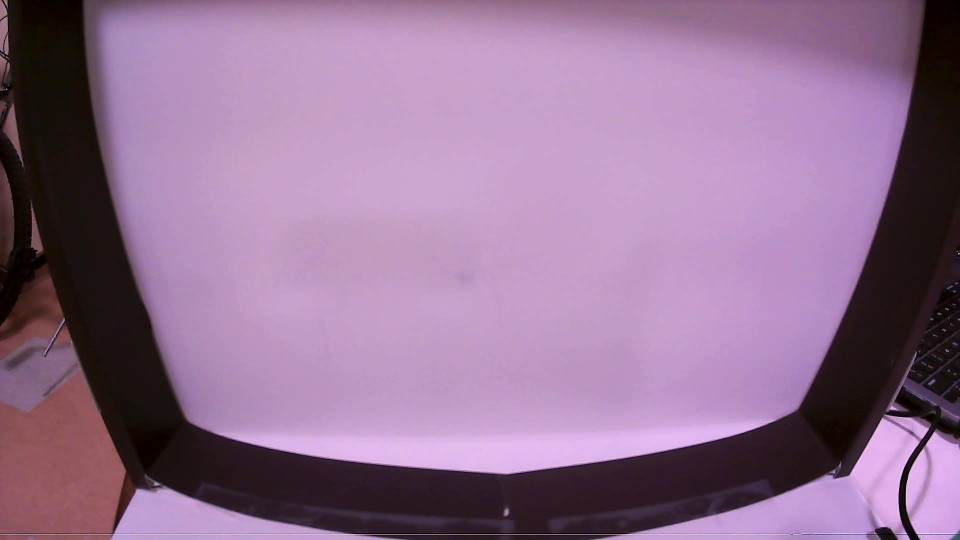
#> input picture backend/picture.jpg, 1920 x 1080 px (shown at 1/2 size)
$ python -i picture.py   (imports and definitions only)
#> lines starting #> are read from the running program, lines starting #| are printed output that depends on the picture; after the words box and inside, x2 and y2 are one past the last pixel; in counts of white or black regions, pixels touching at a corner belong together
import cv2

def getHeight(image_path):
    # Load the image
#> called with image_path = 'picture.jpg'
    image = cv2.imread(image_path)
#> image is the input picture: shape (1080, 1920, 3); mean B, G, R 146.7, 114, 146.8
    print(image.shape)
#| (1080, 1920, 3)
    # Resize the image to reduce processing time, maintain aspect ratio
    scale_percent = 50  # percent of original size
    width = int(image.shape[1] * scale_percent / 100)
#> width = 960
    height = int(image.shape[0] * scale_percent / 100)
#> height = 540
    dim = (width, height)
#> dim = (960, 540)
    resized = cv2.resize(image, dim, interpolation = cv2.INTER_AREA)
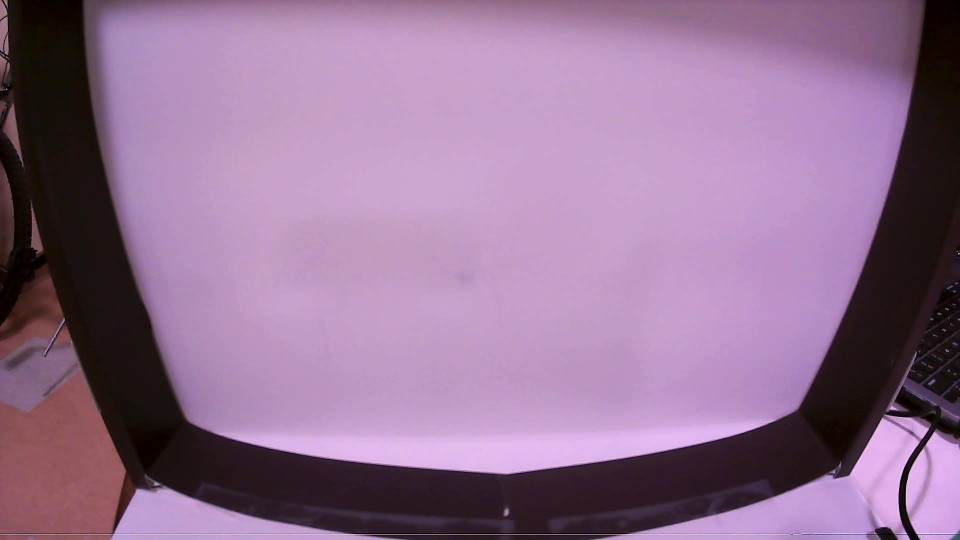
#> resized: shape (540, 960, 3); mean B, G, R 146.8, 114.1, 146.9

    # Convert to grayscale
    gray = cv2.cvtColor(resized, cv2.COLOR_BGR2GRAY)
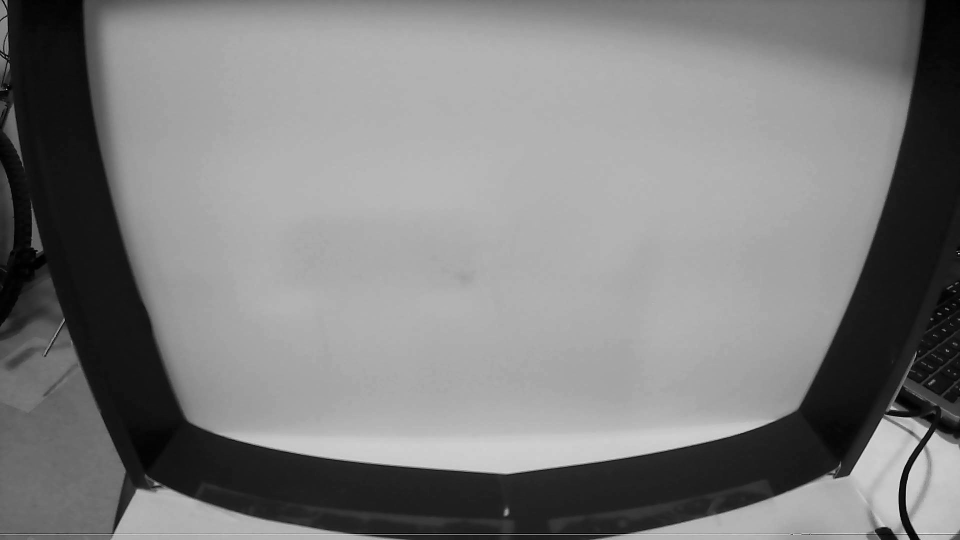
#> gray: shape (540, 960); min 0, max 223, mean 127.7
    # gray = cv2.cvtColor(image, cv2.COLOR_BGR2GRAY)

    # Edge detection
    edged = cv2.Canny(gray, 50, 150)
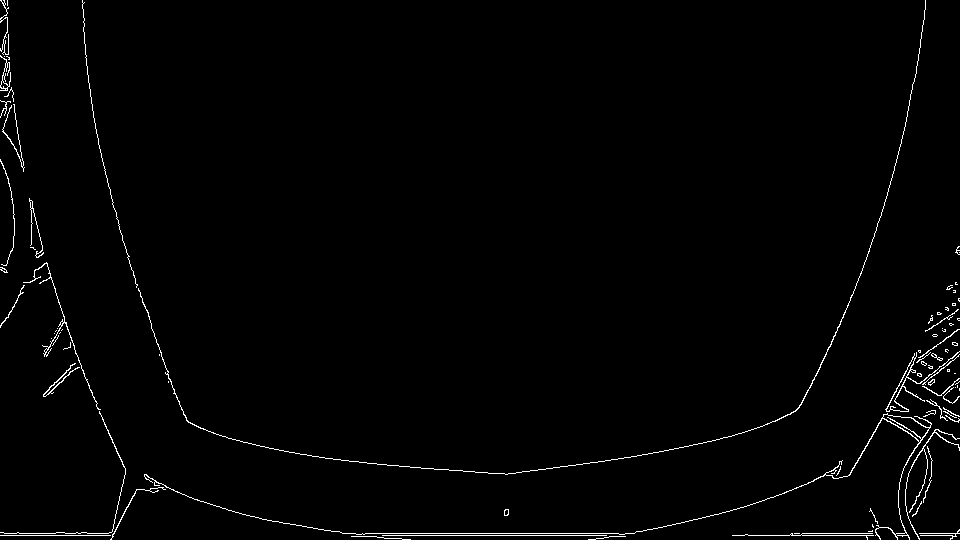
#> edged: shape (540, 960); 1.3% white in thin lines or dots

    # # Find contours
    contours, _ = cv2.findContours(edged.copy(), cv2.RETR_EXTERNAL, cv2.CHAIN_APPROX_SIMPLE)
#> contours = 85 contours, 70 with area under 20; largest, box (x1, y1, x2, y2) and area: (144, 413, 932, 540) 676, (885, 351, 960, 412) 347, (138, 0, 926, 475) 97, (23, 262, 101, 410) 72, (905, 429, 960, 540) 62

    # Assuming the largest contour is the major object
    if contours:
        largest_contour = max(contours, key=cv2.contourArea)
#> largest_contour = contour of 869 points, box (x1, y1, x2, y2) (144, 413, 932, 540), area 676
        _, _, _, h = cv2.boundingRect(largest_contour)
#> h = 127
        object_height = h  # Height of the object in resized pixels
#> object_height = 127

        # Calculate the height in original pixels
        original_height = object_height * 100 / scale_percent
#> original_height = 254

        return (original_height, image.shape[0])
    else:
        return None

    # [12 lines of commented-out code are left out]

>>> result = getHeight('picture.jpg')
#> result = (254, 1080)
